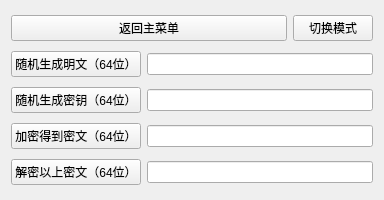
<?xml version="1.0" encoding="UTF-8"?>
<ui version="4.0">
 <class>DES_UI</class>
 <widget class="QWidget" name="DES_UI">
  <property name="geometry">
   <rect>
    <x>0</x>
    <y>0</y>
    <width>384</width>
    <height>200</height>
   </rect>
  </property>
  <property name="windowTitle">
   <string>Form</string>
  </property>
  <layout class="QVBoxLayout" name="verticalLayout">
   <item>
    <layout class="QHBoxLayout" name="const_layout">
     <item>
      <widget class="QPushButton" name="back_button">
       <property name="enabled">
        <bool>true</bool>
       </property>
       <property name="sizePolicy">
        <sizepolicy hsizetype="Expanding" vsizetype="Fixed">
         <horstretch>0</horstretch>
         <verstretch>0</verstretch>
        </sizepolicy>
       </property>
       <property name="text">
        <string>返回主菜单</string>
       </property>
      </widget>
     </item>
     <item>
      <widget class="QPushButton" name="mode_button">
       <property name="text">
        <string>切换模式</string>
       </property>
      </widget>
     </item>
    </layout>
   </item>
   <item>
    <layout class="QHBoxLayout" name="msg_layout">
     <item>
      <widget class="QPushButton" name="genMsg_button">
       <property name="sizePolicy">
        <sizepolicy hsizetype="Minimum" vsizetype="Preferred">
         <horstretch>0</horstretch>
         <verstretch>0</verstretch>
        </sizepolicy>
       </property>
       <property name="text">
        <string>随机生成明文（64位）</string>
       </property>
      </widget>
     </item>
     <item>
      <widget class="QLineEdit" name="msg_lineEdit">
       <property name="sizePolicy">
        <sizepolicy hsizetype="Expanding" vsizetype="Fixed">
         <horstretch>0</horstretch>
         <verstretch>0</verstretch>
        </sizepolicy>
       </property>
      </widget>
     </item>
    </layout>
   </item>
   <item>
    <layout class="QHBoxLayout" name="key_layout">
     <item>
      <widget class="QPushButton" name="genKey_button">
       <property name="enabled">
        <bool>true</bool>
       </property>
       <property name="sizePolicy">
        <sizepolicy hsizetype="Minimum" vsizetype="Preferred">
         <horstretch>0</horstretch>
         <verstretch>0</verstretch>
        </sizepolicy>
       </property>
       <property name="text">
        <string>随机生成密钥（64位）</string>
       </property>
      </widget>
     </item>
     <item>
      <widget class="QLineEdit" name="key_lineEdit">
       <property name="sizePolicy">
        <sizepolicy hsizetype="Expanding" vsizetype="Fixed">
         <horstretch>0</horstretch>
         <verstretch>0</verstretch>
        </sizepolicy>
       </property>
      </widget>
     </item>
    </layout>
   </item>
   <item>
    <layout class="QHBoxLayout" name="encrypt_layout">
     <item>
      <widget class="QPushButton" name="encrypt_button">
       <property name="sizePolicy">
        <sizepolicy hsizetype="Minimum" vsizetype="Preferred">
         <horstretch>0</horstretch>
         <verstretch>0</verstretch>
        </sizepolicy>
       </property>
       <property name="text">
        <string>加密得到密文（64位）</string>
       </property>
      </widget>
     </item>
     <item>
      <widget class="QLineEdit" name="encrypt_lineEdit">
       <property name="sizePolicy">
        <sizepolicy hsizetype="Expanding" vsizetype="Fixed">
         <horstretch>0</horstretch>
         <verstretch>0</verstretch>
        </sizepolicy>
       </property>
      </widget>
     </item>
    </layout>
   </item>
   <item>
    <layout class="QHBoxLayout" name="decrypt_layout">
     <item>
      <widget class="QPushButton" name="decrypt_button">
       <property name="sizePolicy">
        <sizepolicy hsizetype="Minimum" vsizetype="Preferred">
         <horstretch>0</horstretch>
         <verstretch>0</verstretch>
        </sizepolicy>
       </property>
       <property name="text">
        <string>解密以上密文（64位）</string>
       </property>
      </widget>
     </item>
     <item>
      <widget class="QLineEdit" name="decrypt_lineEdit"/>
     </item>
    </layout>
   </item>
  </layout>
 </widget>
 <resources/>
 <connections/>
</ui>
